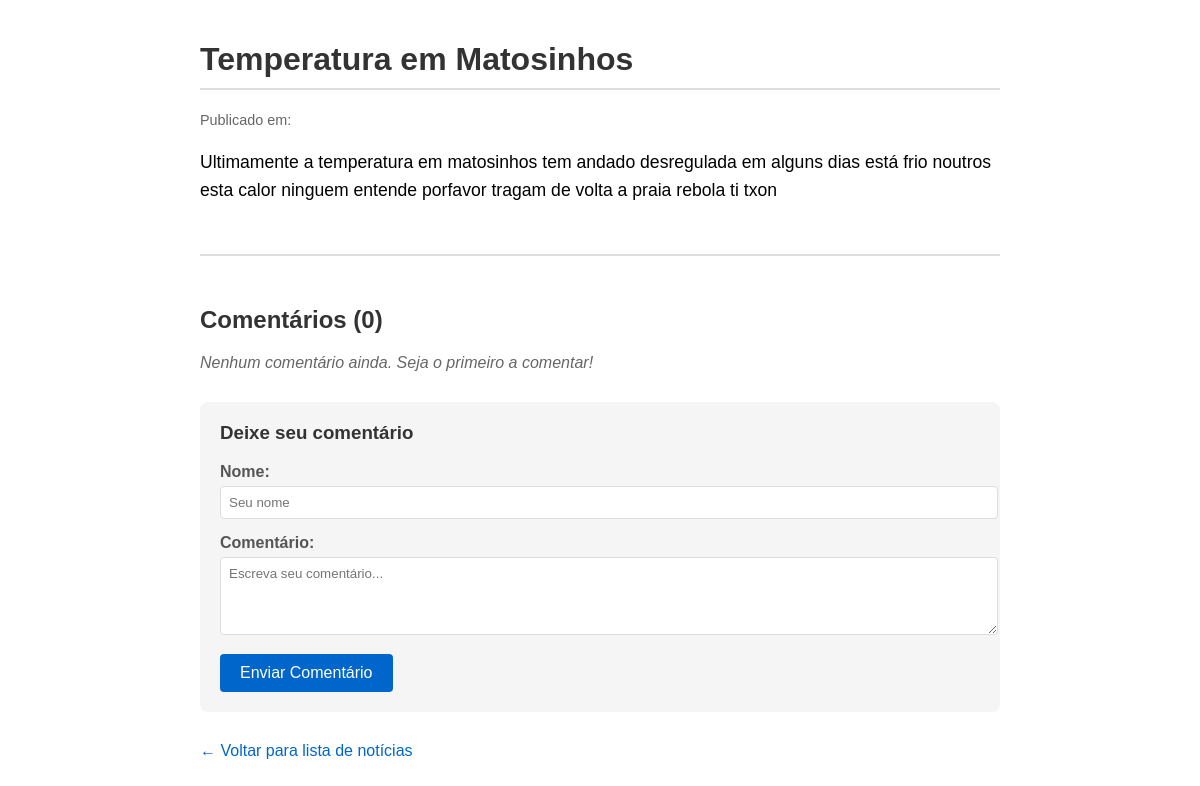
The page /noticia/3/ on the database its author committed.
### noticias/models.py (models this page shows, shortened)
class Noticia(models.Model):
    titulo = models.CharField(max_length=200)  # título -> titulo
    conteudo = models.TextField()  # conteúdo -> conteudo
    data = models.DateTimeField(auto_now_add=True)  # data_publicacao -> data

### noticias/views.py (the view)
# urls.py: path('noticia/<int:id>/', views.detalhe_noticia, name='detalhe_noticia'),
def detalhe_noticia(request, id):
    noticia = get_object_or_404(Noticia, id=id)
    comentarios = noticia.comentarios.all()
    if request.method == 'POST':
        form = ComentarioForm(request.POST)
        if form.is_valid():
            comentario = form.save(commit=False)
            comentario.noticia = noticia
            comentario.save()
            return redirect('detalhe_noticia', id=noticia.id)
    else:
        form = ComentarioForm()
    return render(request, 'noticias/noticia.html', {
        'noticia': noticia,
        'comentarios': comentarios,
        'form': form
    })

### noticias/forms.py
class ComentarioForm(forms.ModelForm):
    class Meta:
        model = Comentario
        fields = ['autor', 'texto']
        widgets = {
            'autor': forms.TextInput(attrs={
                'class': 'form-control',
                'placeholder': 'Seu nome'
            }),
            'texto': forms.Textarea(attrs={
                'class': 'form-control',
                'rows': 4,
                'placeholder': 'Escreva seu comentário...'
            })
        }
        labels = {
            'autor': 'Nome',
            'texto': 'Comentário'
        }

### noticias/templates/noticias/noticia.html (shortened to what this page needs)
<!DOCTYPE html>
<html>
<head>
</head>
<body>
    <div class="noticia">
        <h1 class="titulo">{{ noticia.titulo }}</h1>
        <div class="data">
            Publicado em: {{ noticia.data_publicacao|date:"d/m/Y H:i" }}
        </div>
        <div class="conteudo">
            {{ noticia.conteudo|linebreaks }}
        </div>
        <div class="comentarios">
            <h2>Comentários ({{ comentarios|length }})</h2>
            {% if comentarios %}
                {% for comentario in comentarios %}
                    <div class="comentario">
                        <div class="comentario-autor">{{ comentario.autor }}</div>
                        <div class="comentario-data">{{ comentario.data_criacao|date:"d/m/Y H:i" }}</div>
                        <div class="comentario-texto">{{ comentario.texto|linebreaks }}</div>
                    </div>
                {% endfor %}
            {% else %}
                <p class="sem-comentarios">Nenhum comentário ainda. Seja o primeiro a comentar!</p>
            {% endif %}
            <div class="form-comentario">
                <h3>Deixe seu comentário</h3>
                <form method="POST">
                    <div class="form-group">
                        <label for="{{ form.autor.id_for_label }}">Nome:</label>
                        {{ form.autor }}
                    </div>
                    <div class="form-group">
                        <label for="{{ form.texto.id_for_label }}">Comentário:</label>
                        {{ form.texto }}
                    </div>
                    <button type="submit" class="btn-submit">Enviar Comentário</button>
                </form>
            </div>
        </div>
        <a href="/" class="voltar">← Voltar para lista de notícias</a>
    </div>
</body>
</html>

### noticias/templates/noticias/noticia.html (style rules this page uses)
body { font-family: Arial, sans-serif; max-width: 800px; margin: 0 auto; padding: 20px; }
.noticia { margin-top: 20px; }
.titulo { color: #333; border-bottom: 2px solid #ddd; padding-bottom: 10px; }
.data { color: #666; font-size: 0.9em; margin-bottom: 20px; }
.conteudo { line-height: 1.6; font-size: 1.1em; }
.voltar { margin-top: 30px; display: inline-block; color: #0066cc; text-decoration: none; }
.comentarios { margin-top: 50px; border-top: 2px solid #ddd; padding-top: 30px; }
.comentarios h2 { color: #333; margin-bottom: 20px; }
.sem-comentarios { color: #666; font-style: italic; }
.form-comentario { margin-top: 30px; background: #f5f5f5; padding: 20px; border-radius: 8px; }
.form-comentario h3 { margin-top: 0; color: #333; }
.form-group { margin-bottom: 15px; }
.form-group label { display: block; margin-bottom: 5px; font-weight: bold; color: #555; }
.form-control { width: 100%; padding: 8px; border: 1px solid #ddd; border-radius: 4px; font-family: Arial, sans-serif; }
textarea.form-control { resize: vertical; }
.btn-submit { background: #0066cc; color: white; border: none; padding: 10px 20px; border-radius: 4px; cursor: pointer; font-size: 16px; }

### rows shown on the page
Noticia: titulo "Temperatura em Matosinhos", conteudo "Ultimamente a temperatura em matosinhos tem andado desregulada em alguns dias está frio noutros esta calor ninguem entende porfavor tragam de volta a praia rebola ti txon"

### other values the page prints
{{ comentarios|length }} "0"
